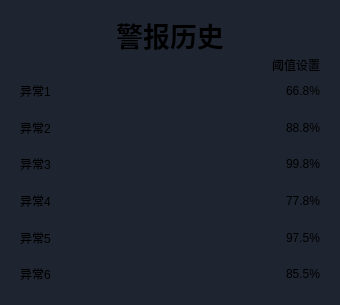
      <widget class="QWidget" name="page_2">
       <property name="styleSheet">
        <string notr="true">background-color: rgb(30, 37, 48);
border-width: 1px;border-radius:5px;</string>
       </property>
       <layout class="QHBoxLayout" name="horizontalLayout_4">
        <item>
         <widget class="QWidget" name="widget_2" native="true">
          <property name="styleSheet">
           <string notr="true">background-color: rgb(30, 37, 48);</string>
          </property>
          <layout class="QHBoxLayout" name="horizontalLayout_3">
           <item>
            <layout class="QVBoxLayout" name="verticalLayout_7" stretch="1,0,1,1,1,1,1,1,1,1,1,1,1">
             <item>
              <widget class="QLabel" name="label_3">
               <property name="enabled">
                <bool>true</bool>
               </property>
               <property name="minimumSize">
                <size>
                 <width>300</width>
                 <height>30</height>
                </size>
               </property>
               <property name="maximumSize">
                <size>
                 <width>16777215</width>
                 <height>50</height>
                </size>
               </property>
               <property name="font">
                <font>
                 <family>黑体</family>
                 <pointsize>20</pointsize>
                 <weight>75</weight>
                 <bold>true</bold>
                </font>
               </property>
               <property name="text">
                <string>警报历史</string>
               </property>
               <property name="alignment">
                <set>Qt::AlignCenter</set>
               </property>
              </widget>
             </item>
             <item>
              <layout class="QHBoxLayout" name="horizontalLayout_5">
               <item>
                <spacer name="horizontalSpacer_2">
                 <property name="orientation">
                  <enum>Qt::Horizontal</enum>
                 </property>
                 <property name="sizeHint" stdset="0">
                  <size>
                   <width>128</width>
                   <height>1</height>
                  </size>
                 </property>
                </spacer>
               </item>
               <item>
                <widget class="QPushButton" name="pushButton_24">
                 <property name="text">
                  <string>阈值设置</string>
                 </property>
                </widget>
               </item>
              </layout>
             </item>
             <item>
              <layout class="QHBoxLayout" name="horizontalLayout_9">
               <item>
                <widget class="QLabel" name="label_22">
                 <property name="text">
                  <string>异常1</string>
                 </property>
                </widget>
               </item>
               <item>
                <spacer name="horizontalSpacer_10">
                 <property name="orientation">
                  <enum>Qt::Horizontal</enum>
                 </property>
                 <property name="sizeHint" stdset="0">
                  <size>
                   <width>40</width>
                   <height>20</height>
                  </size>
                 </property>
                </spacer>
               </item>
               <item>
                <widget class="QLabel" name="label_23">
                 <property name="text">
                  <string>66.8%</string>
                 </property>
                </widget>
               </item>
              </layout>
             </item>
             <item>
              <widget class="Line" name="line_3">
               <property name="orientation">
                <enum>Qt::Horizontal</enum>
               </property>
              </widget>
             </item>
             <item>
              <layout class="QHBoxLayout" name="horizontalLayout_18">
               <item>
                <widget class="QLabel" name="label_38">
                 <property name="text">
                  <string>异常2</string>
                 </property>
                </widget>
               </item>
               <item>
                <spacer name="horizontalSpacer_18">
                 <property name="orientation">
                  <enum>Qt::Horizontal</enum>
                 </property>
                 <property name="sizeHint" stdset="0">
                  <size>
                   <width>40</width>
                   <height>20</height>
                  </size>
                 </property>
                </spacer>
               </item>
               <item>
                <widget class="QLabel" name="label_39">
                 <property name="text">
                  <string>88.8%</string>
                 </property>
                </widget>
               </item>
              </layout>
             </item>
             <item>
              <widget class="Line" name="line_9">
               <property name="orientation">
                <enum>Qt::Horizontal</enum>
               </property>
              </widget>
             </item>
             <item>
              <layout class="QHBoxLayout" name="horizontalLayout_19">
               <item>
                <widget class="QLabel" name="label_40">
                 <property name="text">
                  <string>异常3</string>
                 </property>
                </widget>
               </item>
               <item>
                <spacer name="horizontalSpacer_19">
                 <property name="orientation">
                  <enum>Qt::Horizontal</enum>
                 </property>
                 <property name="sizeHint" stdset="0">
                  <size>
                   <width>40</width>
                   <height>20</height>
                  </size>
                 </property>
                </spacer>
               </item>
               <item>
                <widget class="QLabel" name="label_41">
                 <property name="text">
                  <string>99.8%</string>
                 </property>
                </widget>
               </item>
              </layout>
             </item>
             <item>
              <widget class="Line" name="line_10">
               <property name="orientation">
                <enum>Qt::Horizontal</enum>
               </property>
              </widget>
             </item>
             <item>
              <layout class="QHBoxLayout" name="horizontalLayout_20">
               <item>
                <widget class="QLabel" name="label_42">
                 <property name="text">
                  <string>异常4</string>
                 </property>
                </widget>
               </item>
               <item>
                <spacer name="horizontalSpacer_20">
                 <property name="orientation">
                  <enum>Qt::Horizontal</enum>
                 </property>
                 <property name="sizeHint" stdset="0">
                  <size>
                   <width>40</width>
                   <height>20</height>
                  </size>
                 </property>
                </spacer>
               </item>
               <item>
                <widget class="QLabel" name="label_43">
                 <property name="text">
                  <string>77.8%</string>
                 </property>
                </widget>
               </item>
              </layout>
             </item>
             <item>
              <widget class="Line" name="line_11">
               <property name="orientation">
                <enum>Qt::Horizontal</enum>
               </property>
              </widget>
             </item>
             <item>
              <layout class="QHBoxLayout" name="horizontalLayout_21">
               <item>
                <widget class="QLabel" name="label_44">
                 <property name="text">
                  <string>异常5</string>
                 </property>
                </widget>
               </item>
               <item>
                <spacer name="horizontalSpacer_21">
                 <property name="orientation">
                  <enum>Qt::Horizontal</enum>
                 </property>
                 <property name="sizeHint" stdset="0">
                  <size>
                   <width>40</width>
                   <height>20</height>
                  </size>
                 </property>
                </spacer>
               </item>
               <item>
                <widget class="QLabel" name="label_45">
                 <property name="text">
                  <string>97.5%</string>
                 </property>
                </widget>
               </item>
              </layout>
             </item>
             <item>
              <widget class="Line" name="line_12">
               <property name="orientation">
                <enum>Qt::Horizontal</enum>
               </property>
              </widget>
             </item>
             <item>
              <layout class="QHBoxLayout" name="horizontalLayout_22">
               <item>
                <widget class="QLabel" name="label_46">
                 <property name="text">
                  <string>异常6</string>
                 </property>
                </widget>
               </item>
               <item>
                <spacer name="horizontalSpacer_22">
                 <property name="orientation">
                  <enum>Qt::Horizontal</enum>
                 </property>
                 <property name="sizeHint" stdset="0">
                  <size>
                   <width>40</width>
                   <height>20</height>
                  </size>
                 </property>
                </spacer>
               </item>
               <item>
                <widget class="QLabel" name="label_47">
                 <property name="text">
                  <string>85.5%</string>
                 </property>
                </widget>
               </item>
              </layout>
             </item>
            </layout>
           </item>
          </layout>
         </widget>
        </item>
       </layout>
      </widget>
